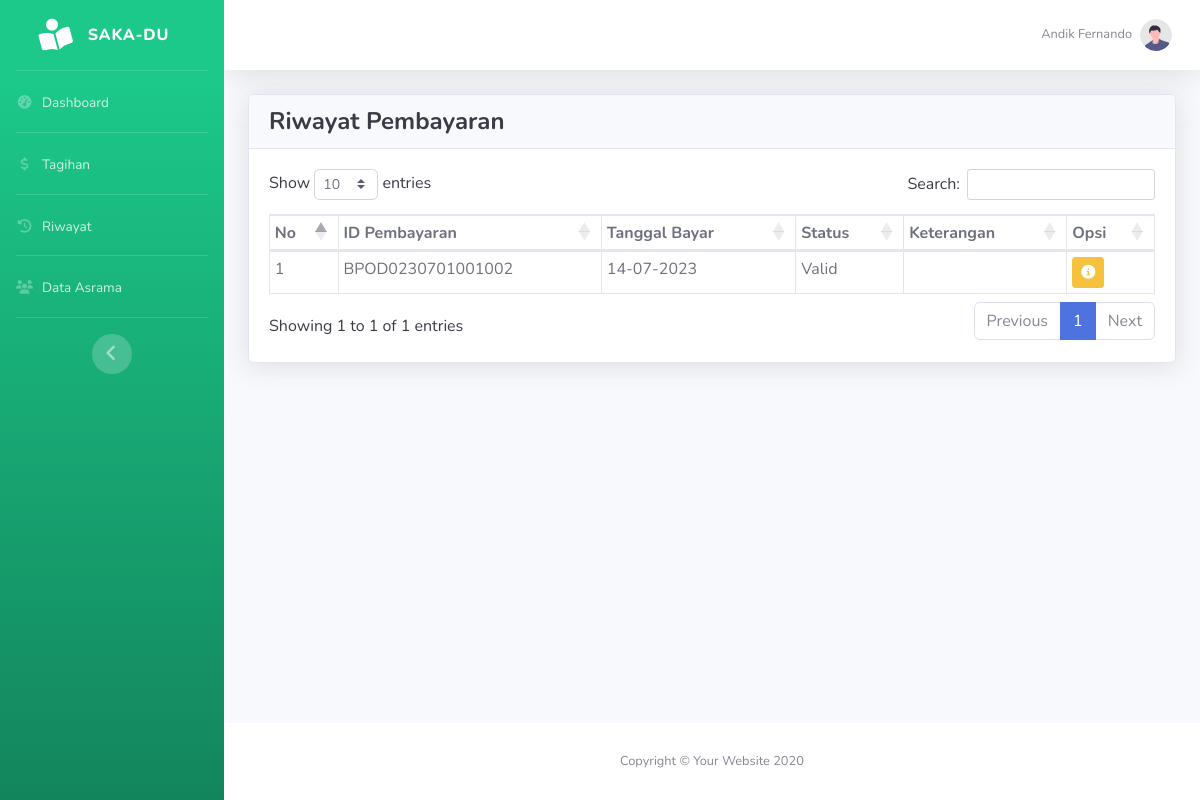
The page /santri/index.php?page=riwayat (signed in) on the database its author committed.
### tables this page shows
CREATE TABLE IF NOT EXISTS `pembayaran` (
  `ID_PEMBAYARAN` varchar(100) NOT NULL,
  `ID_PETUGAS` int(11) DEFAULT NULL,
  `ID_SANTRI` varchar(11) NOT NULL,
  `TGL_BAYAR` date DEFAULT NULL,
  `NOMINAL` varchar(30) DEFAULT NULL,
  `JENIS_BAYAR` enum('Langsung','Online') DEFAULT NULL,
  `BANK` varchar(20) DEFAULT NULL,
  `BUKTI` varchar(100) DEFAULT NULL,
  `STATUS` enum('Menunggu','Valid','Tidak Valid') DEFAULT NULL,
  `KET` text,
  PRIMARY KEY (`ID_PEMBAYARAN`)
);

### santri/riwayat.php (the view, shortened to what this page needs)
<div class="card shadow">
  <div class="card-header">
    <h4 class="m-0 font-weight-bold">Riwayat Pembayaran</h4>
  </div>
  <div class="card-body">
    <div class="table-responsive">
      <table class="table table-sm table-bordered text-gray-700" id="tabel-riwayat" style="width: 100%;">
        <thead>
          <tr>
            <th>No</th>
            <th>ID Pembayaran</th>
            <th>Tanggal Bayar</th>
            <th>Status</th>
            <th>Keterangan</th>
            <th>Opsi</th>
          </tr>
        </thead>
        <tbody>
          <?php
          $query = "SELECT *, p.STATUS AS status FROM pembayaran p JOIN santri s ON p.ID_SANTRI = s.ID_SANTRI WHERE p.ID_SANTRI = '$id_santri' ORDER BY p.ID_PEMBAYARAN DESC";
          $result = mysqli_query($koneksi, $query);
          $no = 1;
          while ($data = mysqli_fetch_array($result)) {
            $tanggal = date('d-m-Y', strtotime($data['TGL_BAYAR']));
          ?>
            <tr>
              <td><?php echo $no++ ?></td>
              <td><?php echo $data['ID_PEMBAYARAN'] ?></td>
              <td><?php echo $tanggal ?></td>
              <td><?php echo $data['status'] ?></td>
              <td><?php echo $data['KET'] ?></td>
              <td>
                <?php if ($data['status'] == 'Tidak Valid') : ?>
                  <a href="#" type="button" class="btn btn-sm btn-success" data-toggle="modal" data-target="#uploadUlang<?php echo $data['ID_PEMBAYARAN'] ?>"><i class="fas fa-edit"></i></a>
                <?php elseif ($data['status'] == 'Valid') : ?>
                  <a href="#" type="button" class="btn btn-sm btn-warning" data-toggle="modal" data-target="#strukOnline<?php echo $data['ID_PEMBAYARAN'] ?>"><i class="fas fa-info-circle"></i></a>
                <?php elseif ($data['JENIS_BAYAR'] == 'Langsung') : ?>
                  <a href="#" type="button" class="btn btn-sm btn-warning" data-toggle="modal" data-target="#strukLangsung<?php echo $data['ID_PEMBAYARAN'] ?>"><i class="fas fa-info-circle"></i></a>
                <?php endif ?>
              </td>
            </tr>
          <?php
          }
          ?>
        </tbody>
      </table>
    </div>
  </div>
</div>

### rows shown on the page
pembayaran: ID_PEMBAYARAN "BPOD0230701001002", TGL_BAYAR "14-07-2023", STATUS "Valid"

### other values the page prints
$nama "Andik Fernando"
